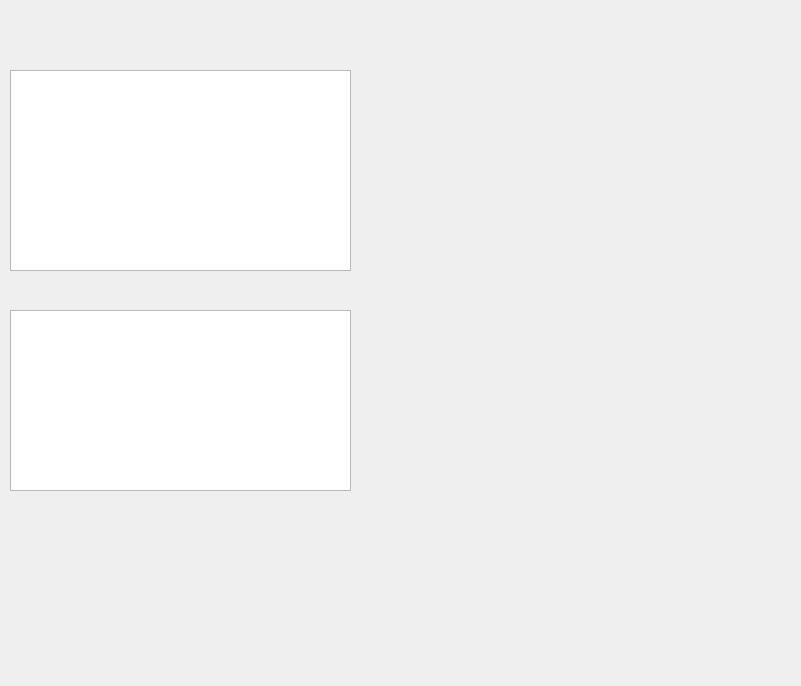
<?xml version="1.0" encoding="UTF-8"?>
<ui version="4.0">
 <class>win_plot</class>
 <widget class="QMainWindow" name="win_plot">
  <property name="geometry">
   <rect>
    <x>0</x>
    <y>0</y>
    <width>801</width>
    <height>686</height>
   </rect>
  </property>
  <property name="windowTitle">
   <string>MainWindow</string>
  </property>
  <widget class="QWidget" name="Menu">
   <property name="enabled">
    <bool>true</bool>
   </property>
   <property name="focusPolicy">
    <enum>Qt::NoFocus</enum>
   </property>
   <widget class="QwtPlot" name="qwtPlotTx">
    <property name="geometry">
     <rect>
      <x>390</x>
      <y>70</y>
      <width>400</width>
      <height>200</height>
     </rect>
    </property>
   </widget>
   <widget class="QwtPlot" name="qwtPlotRx">
    <property name="geometry">
     <rect>
      <x>390</x>
      <y>300</y>
      <width>400</width>
      <height>200</height>
     </rect>
    </property>
   </widget>
   <widget class="QTextEdit" name="textEditTx">
    <property name="geometry">
     <rect>
      <x>10</x>
      <y>70</y>
      <width>341</width>
      <height>201</height>
     </rect>
    </property>
   </widget>
   <widget class="QTextEdit" name="textEditRx">
    <property name="geometry">
     <rect>
      <x>10</x>
      <y>310</y>
      <width>341</width>
      <height>181</height>
     </rect>
    </property>
   </widget>
  </widget>
 </widget>
 <customwidgets>
  <customwidget>
   <class>QwtPlot</class>
   <extends>QFrame</extends>
   <header>qwt_plot.h</header>
  </customwidget>
 </customwidgets>
 <resources/>
 <connections/>
</ui>
